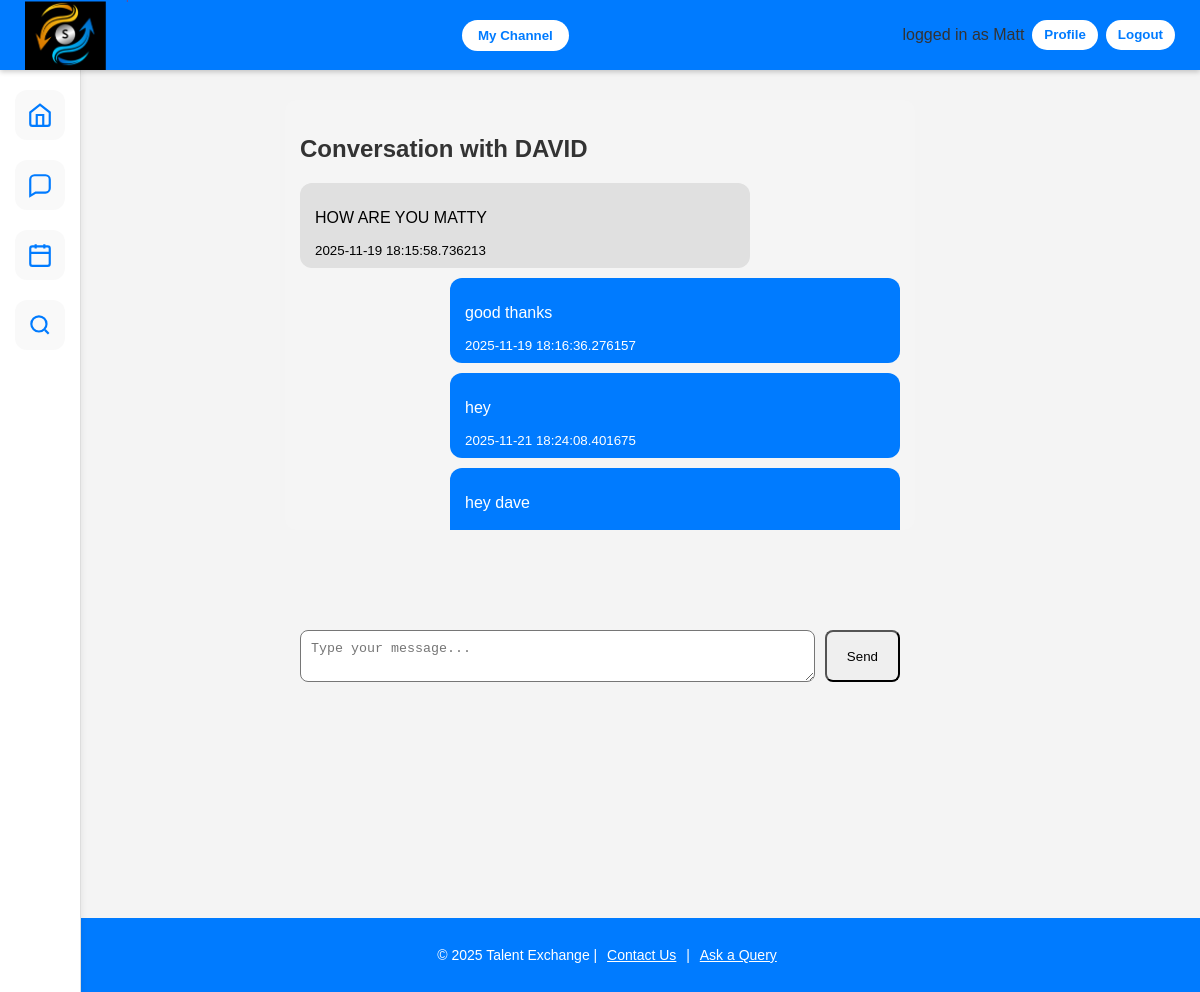
The page /message/2 (signed in) on the database its author committed.
### app.py (models this page shows)
class User(UserMixin, db.Model):
    id = db.Column(db.Integer, primary_key=True)
    username = db.Column(db.String(100), unique=True, nullable=False)
    password = db.Column(db.String(255), nullable=False)
    full_name = db.Column(db.String(120))
    country = db.Column(db.String(120))
    language = db.Column(db.String(120))
    dob = db.Column(db.String(20))
    teach_skills = db.Column(db.String(500))
    learn_skills = db.Column(db.String(500))

class Message(db.Model):
    id = db.Column(db.Integer, primary_key=True)
    sender_id = db.Column(db.Integer, db.ForeignKey('user.id'), nullable=False)
    receiver_id = db.Column(db.Integer, db.ForeignKey('user.id'), nullable=False)
    content = db.Column(db.Text, nullable=False)
    timestamp = db.Column(db.DateTime, default=datetime.utcnow)

### app.py (the view, shortened to what this page needs)
@app.route('/message/<int:user_id>', methods=['GET', 'POST'])
@login_required
def message_user(user_id):
    other_user = User.query.get_or_404(user_id)
    conversation = Message.query.filter(
        ((Message.sender_id == current_user.id) & (Message.receiver_id == user_id)) |
        ((Message.sender_id == user_id) & (Message.receiver_id == current_user.id))
    ).order_by(Message.timestamp.asc()).all()
    return render_template("conversation.html", other_user=other_user, messages=conversation)

### app.py (called while the page is built)
@login_manager.user_loader
def load_user(user_id):
    return User.query.get(int(user_id))

### templates/Conversation.html (shortened to what this page needs)
<head>
    <link rel="stylesheet" href="{{ url_for('static', filename='CSS/edit.css') }}">
</head>
<body>
<div class="sidebar">
    <a href="{{ url_for('home') }}" title="Home">
        <svg viewBox="0 0 24 24">
            <path d="M3 9.5l9-7 9 7V20a2 2 0 0 1-2 2H5a2 2 0 0 1-2-2V9.5z"></path>
            <path d="M9 22V12h6v10"></path>
        </svg>
    </a>
    <a href="{{ url_for('inbox') }}" title="Messaging">
        <svg viewBox="0 0 24 24">
            <path d="M21 15a4 4 0 0 1-4 4H8l-5 3V7a4 4 0 0 1 4-4h10a4 4 0 0 1 4 4z"></path>
        </svg>
    </a>
    <a href="#" title="Schedule">
        <svg viewBox="0 0 24 24">
            <rect x="3" y="4" width="18" height="18" rx="2"></rect>
            <path d="M16 2v4M8 2v4M3 10h18"></path>
        </svg>
    </a>
    <a href="{{ url_for('search') }}" title="Search">
        <svg viewBox="0 0 24 24">
            <circle cx="11" cy="11" r="7"></circle>
            <path d="M20 20l-3.5-3.5"></path>
        </svg>
    </a>
</div>
<nav>
    <div class="nav-left">
        <a href="{{ url_for('home') }}">
            <img src="{{ url_for('static', filename='images/Screenshot 2025-10-20 172925.png') }}" alt="Talent Exchange Logo" class="logo">
        </a>
    </div>
{% if current_user.is_authenticated %}
    <a href="{{ url_for('channel') }}"><button class="channel-btn">My Channel</button></a>
{% endif %}
        <div class="nav-right">
        <div class="btn-row">
        {% if current_user.is_authenticated %}
        <span class="welcome-text">logged in as {{ current_user.username }} </span>
        <a href="{{ url_for('profile') }}">
            <button class="nav-btn">Profile</button>
        </a>
        <a href="{{ url_for('logout') }}">
            <button class="nav-btn">Logout</button>
        </a>
        {% endif %}
        </div>
    </div>
</nav>
    <footer>
        <div class="footer-content">
            <p>&copy; 2025 Talent Exchange | <a href="#">Contact Us</a> | <a href="#">Ask a Query</a></p>
        </div>
    </footer>
<div class="messages-box">
<h2>Conversation with {{ other_user.username }}</h2>
    {% for m in messages %}
        <div class="msg {% if m.sender_id == current_user.id %}sent{% else %}received{% endif %}">
            <p>{{ m.content }}</p>
            <small>{{ m.timestamp }}</small>
        </div>
    {% endfor %}
</div>
<form method="POST" class="message-form">
    <textarea name="content" placeholder="Type your message..." required></textarea>
    <button type="submit">Send</button>
</form>
</body>

### static/CSS/Edit.css (style rules this page uses)
body { margin: 0; font-family: Arial, sans-serif; background-color: #f4f4f4; color: #333; display: block; }
.sidebar { position: fixed; top: 70px; left: 0; width: 80px; height: calc(100vh - 70px); background-color: #ffffff; border-right: 1px solid #ddd; display: flex; flex-direction: column; align-items: center; padding-top: 20px; gap: 20px; box-shadow: 2px 0 5px rgba(0,0,0,0.05); z-index: 10; }
.sidebar a { width: 50px; height: 50px; display: flex; align-items: center; justify-content: center; border-radius: 12px; background: #f9f9f9; transition: background 0.3s ease, transform 0.2s ease; text-decoration: none; }
.sidebar svg { width: 26px; height: 26px; stroke: #007bff; stroke-width: 2; fill: none; }
nav { display: flex; justify-content: space-between; align-items: center; background-color: #007bff; height: 70px; padding: 0 25px; box-shadow: 0 2px 5px rgba(0,0,0,0.2); position: fixed; top: 0; left: 0; right: 0; z-index: 20; }
.nav-left img.logo { height: 70px; width: auto; object-fit: contain; display: block; }
.nav-right button { background-color: white; color: #007bff; border: none; padding: 8px 16px; border-radius: 20px; font-weight: bold; cursor: pointer; transition: background-color 0.3s ease; }
.messages-box { background: #f5f5f5; padding: 15px; max-width: 600px; margin: 100px auto; border-radius: 10px; height: 400px; overflow-y: scroll; }
.msg { margin: 10px 0; padding: 10px 15px; border-radius: 12px; max-width: 70%; }
.msg.sent { background: #007bff; color: white; margin-left: auto; }
.msg.received { background: #e0e0e0; color: black; margin-right: auto; }
.message-form { display: flex; max-width: 600px; margin: 10px auto; }
.message-form textarea { flex: 1; padding: 10px; border-radius: 8px; }
.message-form button { padding: 10px 20px; border-radius: 8px; margin-left: 10px; }
footer { background-color: #007bff; color: white; text-align: center; padding: 15px 10px; position: fixed; bottom: 0; width: 100%; margin-top: 40px; }
footer a { color: white; text-decoration: underline; margin: 0 6px; transition: color 0.2s ease; }
.footer-content { font-size: 14px; }
.btn-row { display: inline-flex; gap: 8px; align-items: center; }
.btn-row button { line-height: 1; padding: 8px 12px; }
.channel-btn { background-color: white; color: #007bff; border: none; padding: 8px 16px; border-radius: 20px; font-weight: bold; cursor: pointer; transition: background-color 0.3s ease; }

### rows shown on the page
User: username "Matt"
User: username "DAVID"
Message: content "HOW ARE YOU MATTY", timestamp "2025-11-19 18:15:58.736213"
Message: content "good thanks", timestamp "2025-11-19 18:16:36.276157"
Message: content "hey", timestamp "2025-11-21 18:24:08.401675"
Message: content "hey dave"
